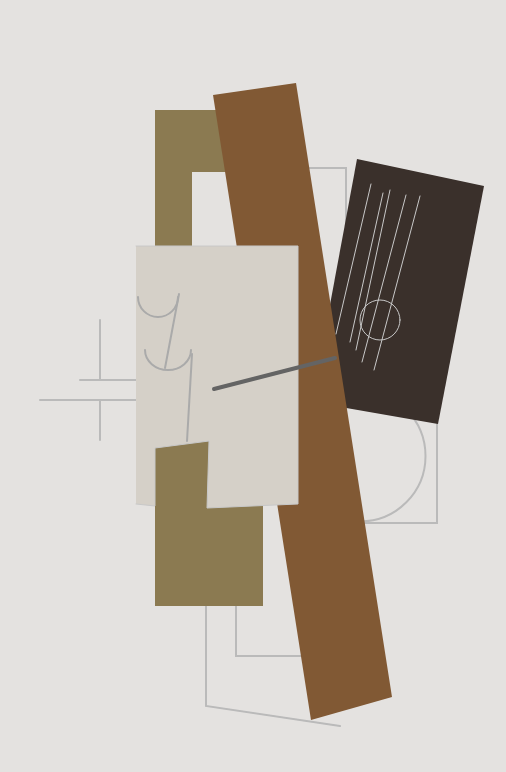
Frame 1 (no input)
Frame 60 (no input): identical to frame 1, image omitted
Frame 120 (the mouse pressed at the canvas centre since frame 60): identical to frame 1, image omitted

The p5.js sketch that drew this single still picture (run headless with seeded random() and noise() and a simulated clock; from frame 60 on, the mouse is pressed at the canvas centre):

// p5.js sketch
// ── sketch.js
function setup() {
  // CANVAS
  createCanvas(506,772); // portrait orientation canvas
  background(228, 226, 224); // color-sampled grey background
  
  // BACKGROUND SKETCHES
  strokeWeight(2);
  stroke(186); // grey stroke outlines
  noFill(); // no fill, just light pencil strokes
  
  rect(236, 168, 110, 488); // long skinny sketch rectangle
  rect(306, 378, 131, 145); // square sketch outline on the right side
  ellipse(360, 456, 131, 131); // circular arc
  
  beginShape(); // drawing the non-whole sketch marks in the background
    vertex(206, 606);
    vertex(206, 706);
    vertex(340, 726);
  endShape();
  
  // left side sketch lines
  line(40, 400, 200, 400); // horizontal
  line(80, 380, 200, 380); // horizontal
  line(100, 320, 100, 380); // vertical
  line(100, 400, 100, 440); // vertical
  
  // MAJOR SHAPES
  noStroke();
  
  // left side tan rectangle
  fill(139, 122, 81);
  rect(155, 110, 108, 496);
  
  // white space
  fill(228, 226, 224);
  rect(192, 172, 92, 105);
  
  // right side dark slanted rectangle
  fill(58, 48, 43);
  quad(357, 159, 484, 186, 438, 424, 312, 402);
  
  // central brown slanted rectangle
  fill(129, 89, 52);
  quad(213, 95, 296, 83, 392, 697, 311, 720);
  
  // top beige shape
  stroke(200);
  strokeWeight(1);
  fill(213, 208, 200);
  beginShape();
    vertex(136, 246);
    vertex(298, 246);
    vertex(298, 504);
    vertex(207, 508);
    vertex(209, 441);
    vertex(155, 448);
    vertex(155, 506);
    vertex(136, 504);
  endShape();

  // SKETCH LINES
  noFill();
  
  // on top of dark rect
  line(336, 334, 371, 184);
  line(350, 342, 383, 193);
  line(356, 350, 390, 190);
  line(362, 362, 406, 195);
  line(374, 370, 420, 196);
  ellipse(380, 320, 40, 40);
  
  // on top of beige shape
  stroke(100); // darker bigger line
  strokeWeight(4);
  line(214, 389, 335, 358);
  stroke(170); // lighter thinner lines
  strokeWeight(2);
  line(187, 441, 192, 354);
  line(165, 368, 179, 294);
  arc(158, 297, 40, 40, TWO_PI, PI);
  arc(168, 350, 46, 40, TWO_PI, PI);
}

function draw() {
}
